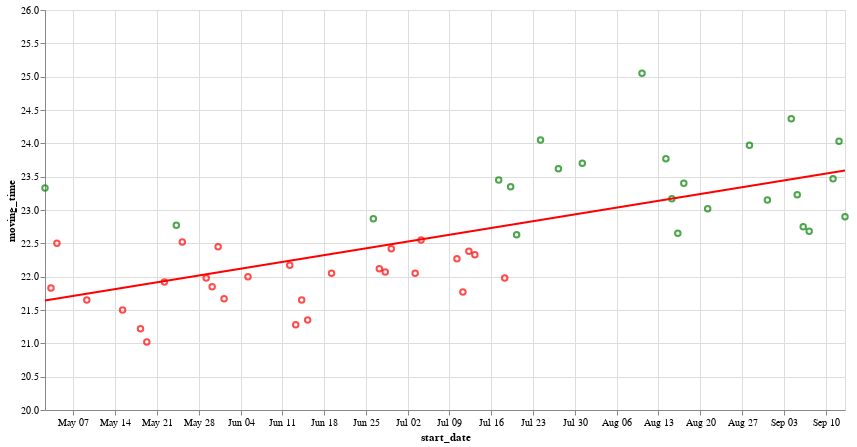

The notebook cell this image was saved under:
### Code cell
cutoff = dff['moving_time'].mean()
print(cutoff)
chart = alt.Chart(dff).mark_point().encode(x=alt.X('start_date:T'), y=alt.Y('moving_time:Q', scale=alt.Scale(domain=[20, 26])), color=alt.condition(alt.datum.moving_time > cutoff, alt.value('green'), alt.value('red')), tooltip=['moving_time', alt.Tooltip('start_date:T')])# .add_params(alt.param(value=cutoff))
# chart = alt.Chart(dff).mark_point(color="purple").encode(x=alt.X('start_date:T'), y=alt.Y('moving_time:Q', scale=alt.Scale(domain=[20, 26])), tooltip=['moving_time', alt.Tooltip('start_date:T')])# .add_params(alt.param(value=cutoff))
# chart = alt.Chart(dff).mark_point().encode(x=alt.X('start_date:T'), y=alt.Y('moving_time:Q', scale=alt.Scale(domain=[20, 26])), color=alt.Color("moving_time", scale=alt.Scale(scheme='plasma')), tooltip=['moving_time', alt.Tooltip('start_date:T')])# .add_params(alt.param(value=cutoff))
reg = chart.transform_regression('start_date', 'moving_time').mark_line(color='red')
(chart + reg).properties(width=800, height=400)

### Figure 1 — Vega-Lite specification as saved in the notebook (floating-point values rounded to 4 significant figures)
{"config": {"view": {"continuousWidth": 400, "continuousHeight": 300}}, "layer": [{"mark": "point", "encoding": {"color": {"condition": {"value": "green", "test": "(datum.moving_time > 22.61403846153846)"}, "value": "red"}, "tooltip": [{"field": "moving_time", "type": "quantitative"}, {"field": "start_date", "type": "temporal"}], "x": {"field": "start_date", "type": "temporal"}, "y": {"field": "moving_time", "scale": {"domain": [20, 26]}, "type": "quantitative"}}}, {"mark": {"type": "line", "color": "red"}, "encoding": {"color": {"condition": {"value": "green", "test": "(datum.moving_time > 22.61403846153846)"}, "value": "red"}, "tooltip": [{"field": "moving_time", "type": "quantitative"}, {"field": "start_date", "type": "temporal"}], "x": {"field": "start_date", "type": "temporal"}, "y": {"field": "moving_time", "scale": {"domain": [20, 26]}, "type": "quantitative"}}, "transform": [{"on": "start_date", "regression": "moving_time"}]}], "data": {"name": "data-63df192490d7432b0ccdcee84871611d"}, "height": 400, "width": 800, "$schema": "https://vega.github.io/schema/vega-lite/v4.17.0.json", "datasets": {"data-63df192490d7432b0ccdcee84871611d": [{"name": "Dpnk", "start_date": "2023-09-13T05:54:50Z", "distance": 8.79, "moving_time": 22.9, "elapsed_time": 22.9, "elev_gain": 119.5, "avg_speed": 23.03, "max_speed": 42.03}, {"name": "Dpnk", "start_date": "2023-09-12T05:53:44Z", "distance": 8.782, "moving_time": 24.03, "elapsed_time": 24.03, "elev_gain": 117.6, "avg_speed": 21.92, "max_speed": 44.05}, {"name": "Dpnk", "start_date": "2023-09-11T05:53:25Z", "distance": 8.816, "moving_time": 23.47, "elapsed_time": 23.47, "elev_gain": 117.6, "avg_speed": 22.54, "max_speed": 40.62}, {"name": "Dpnk", "start_date": "2023-09-07T05:55:30Z", "distance": 8.808, "moving_time": 22.68, "elapsed_time": 22.68, "elev_gain": 117.7, "avg_speed": 23.3, "max_speed": 47.32}, {"name": "Dpnk", "start_date": "2023-09-06T05:58:01Z", "distance": 8.815, "moving_time": 22.75, "elapsed_time": 22.75, "elev_gain": 118.0, "avg_speed": 23.25, "max_speed": 40.19}, {"name": "Dpnk", "start_date": "2023-09-05T05:56:56Z", "distance": 8.821, "moving_time": 23.23, "elapsed_time": 23.23, "elev_gain": 117.5, "avg_speed": 22.78, "max_speed": 39.13}, {"name": "Dpnk", "start_date": "2023-09-04T05:55:08Z", "distance": 8.815, "moving_time": 24.37, "elapsed_time": 24.37, "elev_gain": 117.7, "avg_speed": 21.71, "max_speed": 38.86}, {"name": "Dpnk", "start_date": "2023-08-31T05:57:18Z", "distance": 8.814, "moving_time": 23.15, "elapsed_time": 23.15, "elev_gain": 117.7, "avg_speed": 22.85, "max_speed": 41.26}, {"name": "Dpnk", "start_date": "2023-08-28T05:53:45Z", "distance": 8.813, "moving_time": 23.97, "elapsed_time": 23.97, "elev_gain": 117.8, "avg_speed": 22.06, "max_speed": 41.29}, {"name": "Dpnk", "start_date": "2023-08-21T05:58:14Z", "distance": 8.794, "moving_time": 23.02, "elapsed_time": 23.02, "elev_gain": 117.5, "avg_speed": 22.92, "max_speed": 43.75}, {"name": "Dpnk", "start_date": "2023-08-17T05:55:04Z", "distance": 8.807, "moving_time": 23.4, "elapsed_time": 23.72, "elev_gain": 117.4, "avg_speed": 22.58, "max_speed": 42.62}, {"name": "Dpnk", "start_date": "2023-08-16T05:53:08Z", "distance": 8.806, "moving_time": 22.65, "elapsed_time": 22.65, "elev_gain": 117.5, "avg_speed": 23.33, "max_speed": 42.01}, {"name": "Dpnk ", "start_date": "2023-08-15T05:54:38Z", "distance": 8.813, "moving_time": 23.17, "elapsed_time": 23.33, "elev_gain": 119.7, "avg_speed": 22.82, "max_speed": 48.76}, {"name": "Dpnk ", "start_date": "2023-08-14T05:57:14Z", "distance": 8.795, "moving_time": 23.77, "elapsed_time": 23.9, "elev_gain": 117.8, "avg_speed": 22.2, "max_speed": 48.89}, {"name": "Dpnk ", "start_date": "2023-08-10T05:55:47Z", "distance": 8.813, "moving_time": 25.05, "elapsed_time": 25.23, "elev_gain": 117.7, "avg_speed": 21.11, "max_speed": 40.15}, {"name": "Dpnk ", "start_date": "2023-07-31T05:54:07Z", "distance": 8.848, "moving_time": 23.7, "elapsed_time": 51.78, "elev_gain": 120.1, "avg_speed": 22.4, "max_speed": 38.92}, {"name": "Dpnk ", "start_date": "2023-07-27T05:50:32Z", "distance": 8.801, "moving_time": 23.62, "elapsed_time": 23.68, "elev_gain": 117.8, "avg_speed": 22.36, "max_speed": 43.99}, {"name": "Dpnk ", "start_date": "2023-07-24T05:54:09Z", "distance": 8.827, "moving_time": 24.05, "elapsed_time": 24.05, "elev_gain": 117.8, "avg_speed": 22.02, "max_speed": 41.94}, {"name": "Dpnk ", "start_date": "2023-07-20T05:56:30Z", "distance": 8.805, "moving_time": 22.63, "elapsed_time": 22.8, "elev_gain": 117.8, "avg_speed": 23.34, "max_speed": 52.44}, {"name": "Dpnk ", "start_date": "2023-07-19T05:53:46Z", "distance": 8.855, "moving_time": 23.35, "elapsed_time": 24.3, "elev_gain": 121.8, "avg_speed": 22.76, "max_speed": 46.13}, {"name": "Dpnk ", "start_date": "2023-07-18T05:54:52Z", "distance": 8.817, "moving_time": 21.98, "elapsed_time": 22.02, "elev_gain": 117.9, "avg_speed": 24.07, "max_speed": 54.18}, {"name": "Dpnk ", "start_date": "2023-07-17T05:56:15Z", "distance": 8.807, "moving_time": 23.45, "elapsed_time": 23.53, "elev_gain": 117.8, "avg_speed": 22.54, "max_speed": 43.29}, {"name": "Dpnk ", "start_date": "2023-07-13T05:53:07Z", "distance": 8.826, "moving_time": 22.33, "elapsed_time": 22.33, "elev_gain": 121.6, "avg_speed": 23.71, "max_speed": 41.92}, {"name": "Dpnk ", "start_date": "2023-07-12T05:52:00Z", "distance": 8.82, "moving_time": 22.38, "elapsed_time": 22.52, "elev_gain": 120.8, "avg_speed": 23.64, "max_speed": 40.49}, {"name": "Dpnk ", "start_date": "2023-07-11T05:54:27Z", "distance": 8.834, "moving_time": 21.77, "elapsed_time": 21.77, "elev_gain": 117.9, "avg_speed": 24.35, "max_speed": 43.16}, {"name": "Dpnk ", "start_date": "2023-07-10T05:55:24Z", "distance": 8.823, "moving_time": 22.27, "elapsed_time": 22.38, "elev_gain": 120.3, "avg_speed": 23.77, "max_speed": 40.92}, {"name": "Dpnk ", "start_date": "2023-07-04T05:52:15Z", "distance": 8.806, "moving_time": 22.55, "elapsed_time": 22.55, "elev_gain": 117.7, "avg_speed": 23.43, "max_speed": 42.22}, {"name": "Dpnk ", "start_date": "2023-07-03T05:56:48Z", "distance": 8.813, "moving_time": 22.05, "elapsed_time": 22.05, "elev_gain": 117.8, "avg_speed": 23.98, "max_speed": 40.98}, {"name": "Dpnk ", "start_date": "2023-06-29T05:53:36Z", "distance": 8.823, "moving_time": 22.42, "elapsed_time": 22.42, "elev_gain": 120.3, "avg_speed": 23.62, "max_speed": 51.99}, {"name": "Dpnk ", "start_date": "2023-06-28T05:52:54Z", "distance": 8.835, "moving_time": 22.07, "elapsed_time": 22.07, "elev_gain": 117.9, "avg_speed": 24.02, "max_speed": 41.98}, {"name": "Dpnk ", "start_date": "2023-06-27T05:53:15Z", "distance": 8.808, "moving_time": 22.12, "elapsed_time": 22.12, "elev_gain": 120.9, "avg_speed": 23.9, "max_speed": 45.27}, {"name": "Dpnk ", "start_date": "2023-06-26T05:52:35Z", "distance": 8.81, "moving_time": 22.87, "elapsed_time": 23.02, "elev_gain": 118.0, "avg_speed": 23.12, "max_speed": 45.48}, {"name": "Dpnk ", "start_date": "2023-06-19T05:53:30Z", "distance": 8.846, "moving_time": 22.05, "elapsed_time": 22.05, "elev_gain": 121.1, "avg_speed": 24.07, "max_speed": 41.86}, {"name": "Dpnk ", "start_date": "2023-06-15T05:48:04Z", "distance": 8.144, "moving_time": 21.35, "elapsed_time": 21.9, "elev_gain": 100.0, "avg_speed": 22.89, "max_speed": 38.3}, {"name": "Dpnk ", "start_date": "2023-06-14T05:51:09Z", "distance": 8.802, "moving_time": 21.65, "elapsed_time": 21.65, "elev_gain": 121.8, "avg_speed": 24.39, "max_speed": 44.66}, {"name": "Dpnk ", "start_date": "2023-06-13T05:49:15Z", "distance": 8.826, "moving_time": 21.28, "elapsed_time": 21.28, "elev_gain": 117.4, "avg_speed": 24.88, "max_speed": 45.6}, {"name": "Dpnk ", "start_date": "2023-06-12T05:51:20Z", "distance": 8.775, "moving_time": 22.17, "elapsed_time": 22.17, "elev_gain": 117.8, "avg_speed": 23.75, "max_speed": 40.64}, {"name": "Dpnk ", "start_date": "2023-06-05T05:53:23Z", "distance": 8.736, "moving_time": 22.0, "elapsed_time": 22.1, "elev_gain": 120.5, "avg_speed": 23.82, "max_speed": 43.3}, {"name": "Dpnk ", "start_date": "2023-06-01T05:49:42Z", "distance": 8.831, "moving_time": 21.67, "elapsed_time": 21.67, "elev_gain": 120.5, "avg_speed": 24.45, "max_speed": 41.85}, {"name": "Dpnk ", "start_date": "2023-05-31T05:51:27Z", "distance": 8.827, "moving_time": 22.45, "elapsed_time": 22.67, "elev_gain": 121.6, "avg_speed": 23.59, "max_speed": 45.43}, {"name": "Dpnk ", "start_date": "2023-05-30T05:53:19Z", "distance": 8.847, "moving_time": 21.85, "elapsed_time": 21.85, "elev_gain": 121.1, "avg_speed": 24.29, "max_speed": 41.1}, {"name": "Dpnk ", "start_date": "2023-05-29T05:55:34Z", "distance": 8.856, "moving_time": 21.98, "elapsed_time": 22.05, "elev_gain": 120.4, "avg_speed": 24.17, "max_speed": 41.86}, {"name": "Dpnk ", "start_date": "2023-05-25T05:53:41Z", "distance": 8.888, "moving_time": 22.52, "elapsed_time": 22.85, "elev_gain": 121.3, "avg_speed": 23.68, "max_speed": 43.2}, {"name": "Dpnk ", "start_date": "2023-05-24T05:54:52Z", "distance": 8.865, "moving_time": 22.77, "elapsed_time": 23.13, "elev_gain": 123.2, "avg_speed": 23.36, "max_speed": 43.57}, {"name": "Dpnk ", "start_date": "2023-05-22T05:53:16Z", "distance": 8.842, "moving_time": 21.92, "elapsed_time": 21.92, "elev_gain": 117.7, "avg_speed": 24.21, "max_speed": 40.23}, {"name": "Dpnk ", "start_date": "2023-05-19T07:12:22Z", "distance": 8.957, "moving_time": 21.02, "elapsed_time": 22.38, "elev_gain": 121.9, "avg_speed": 25.57, "max_speed": 45.65}, {"name": "Dpnk ", "start_date": "2023-05-18T05:53:32Z", "distance": 8.902, "moving_time": 21.22, "elapsed_time": 21.22, "elev_gain": 120.7, "avg_speed": 25.17, "max_speed": 50.87}, {"name": "Dpnk ", "start_date": "2023-05-15T05:53:21Z", "distance": 8.817, "moving_time": 21.5, "elapsed_time": 21.5, "elev_gain": 120.7, "avg_speed": 24.61, "max_speed": 42.57}, {"name": "Dpnk ", "start_date": "2023-05-09T05:53:59Z", "distance": 9.084, "moving_time": 21.65, "elapsed_time": 21.73, "elev_gain": 122.4, "avg_speed": 25.17, "max_speed": 42.98}, {"name": "Dpnk ", "start_date": "2023-05-04T05:52:50Z", "distance": 9.015, "moving_time": 22.5, "elapsed_time": 22.5, "elev_gain": 122.1, "avg_speed": 24.04, "max_speed": 42.19}, {"name": "Dpnk ", "start_date": "2023-05-03T05:52:15Z", "distance": 9.014, "moving_time": 21.83, "elapsed_time": 21.83, "elev_gain": 122.4, "avg_speed": 24.77, "max_speed": 47.56}, {"name": "Dpnk ", "start_date": "2023-05-02T05:55:12Z", "distance": 9.068, "moving_time": 23.33, "elapsed_time": 24.92, "elev_gain": 121.8, "avg_speed": 23.32, "max_speed": 45.73}]}}
